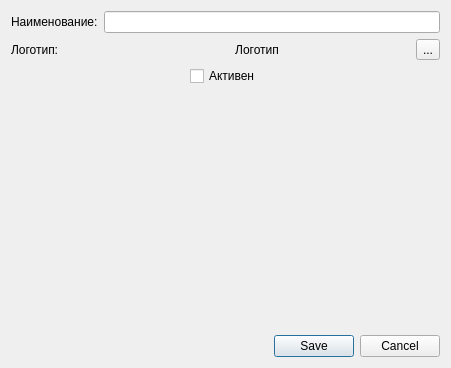
<?xml version="1.0" encoding="UTF-8"?>
<ui version="4.0">
 <class>EditAZSNetworkDialog</class>
 <widget class="QDialog" name="EditAZSNetworkDialog">
  <property name="geometry">
   <rect>
    <x>0</x>
    <y>0</y>
    <width>451</width>
    <height>368</height>
   </rect>
  </property>
  <property name="windowTitle">
   <string>Dialog</string>
  </property>
  <layout class="QGridLayout" name="gridLayout_2">
   <item row="0" column="0">
    <layout class="QGridLayout" name="gridLayout" rowstretch="0,0,0" columnstretch="0,1,0">
     <item row="1" column="0">
      <widget class="QLabel" name="label_2">
       <property name="text">
        <string>Логотип:</string>
       </property>
      </widget>
     </item>
     <item row="0" column="0">
      <widget class="QLabel" name="label">
       <property name="text">
        <string>Наименование:</string>
       </property>
      </widget>
     </item>
     <item row="1" column="2">
      <widget class="QToolButton" name="toolButton">
       <property name="text">
        <string>...</string>
       </property>
       <property name="icon">
        <iconset resource="../resourse.qrc">
         <normaloff>:/Images/open_icon.png</normaloff>:/Images/open_icon.png</iconset>
       </property>
       <property name="iconSize">
        <size>
         <width>24</width>
         <height>24</height>
        </size>
       </property>
      </widget>
     </item>
     <item row="1" column="1">
      <widget class="QLabel" name="labelLogo">
       <property name="text">
        <string>Логотип</string>
       </property>
       <property name="alignment">
        <set>Qt::AlignCenter</set>
       </property>
      </widget>
     </item>
     <item row="0" column="1" colspan="2">
      <widget class="QLineEdit" name="lineEdit"/>
     </item>
     <item row="2" column="0" colspan="3" alignment="Qt::AlignHCenter">
      <widget class="QCheckBox" name="checkBox">
       <property name="text">
        <string>Активен</string>
       </property>
      </widget>
     </item>
    </layout>
   </item>
   <item row="2" column="0">
    <widget class="QDialogButtonBox" name="buttonBox">
     <property name="standardButtons">
      <set>QDialogButtonBox::Cancel|QDialogButtonBox::Save</set>
     </property>
    </widget>
   </item>
   <item row="1" column="0">
    <spacer name="verticalSpacer">
     <property name="orientation">
      <enum>Qt::Vertical</enum>
     </property>
     <property name="sizeHint" stdset="0">
      <size>
       <width>20</width>
       <height>40</height>
      </size>
     </property>
    </spacer>
   </item>
  </layout>
 </widget>
 <resources>
  <include location="../resourse.qrc"/>
 </resources>
 <connections/>
</ui>
